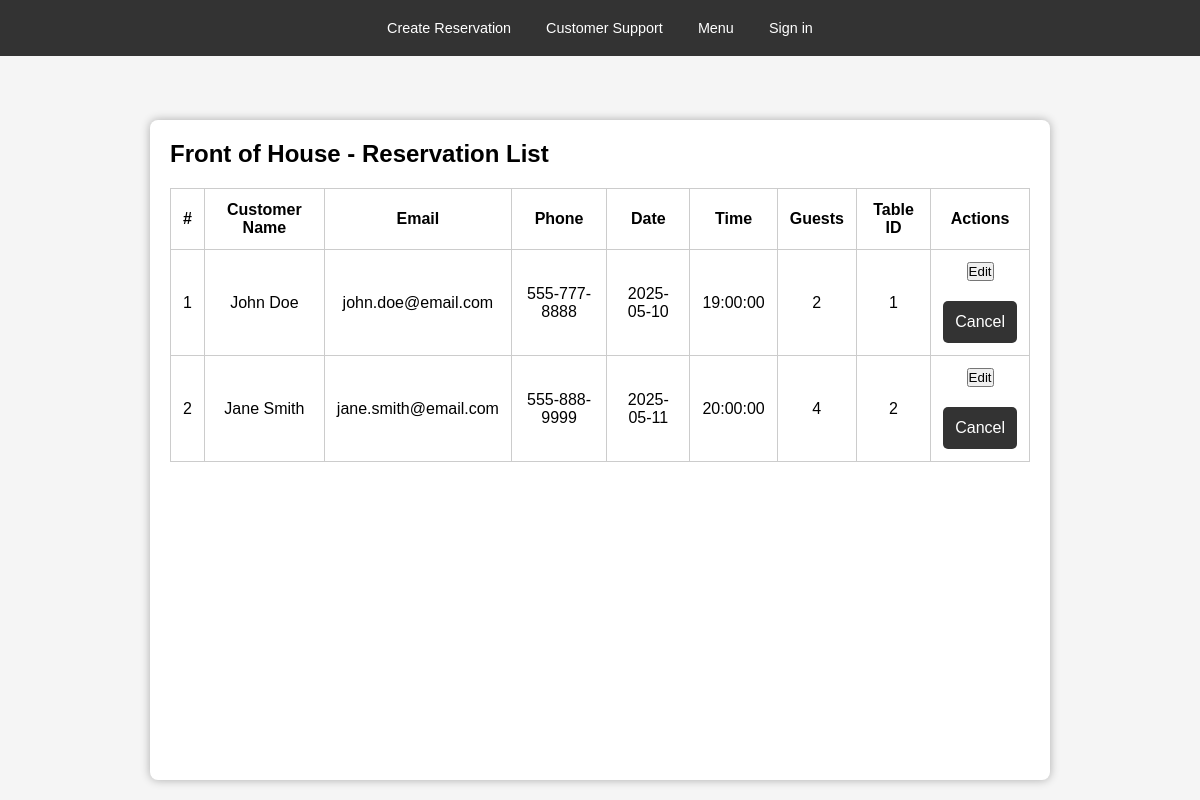
The page /reservations/foh on the database as committed earlier.
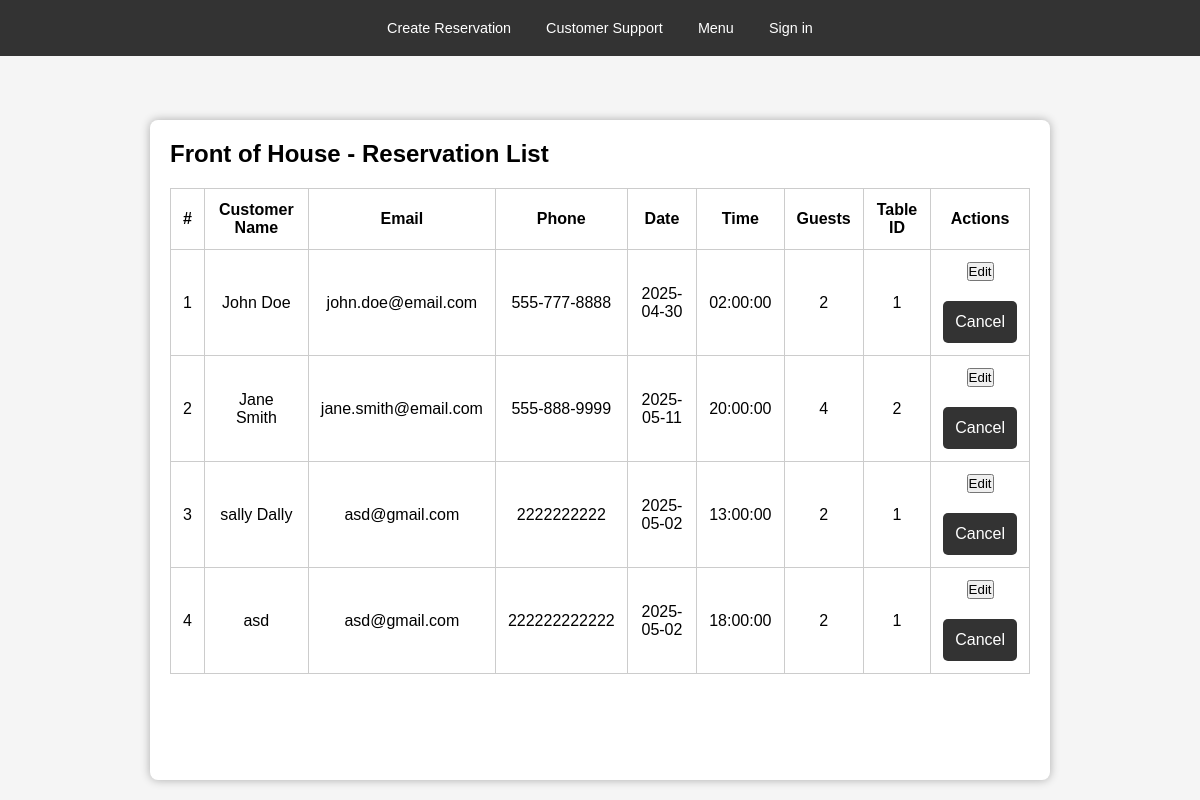
The same page on the database as committed later.
### app/models.py (models this page shows)
class Reservation(db.Model):
    id = db.Column(db.Integer, primary_key=True)
    customer_id = db.Column(db.Integer, db.ForeignKey('customer.id', ondelete="RESTRICT"), nullable=False)
    reservation_time = db.Column(db.DateTime, nullable=False)
    number_of_people = db.Column(db.Integer, nullable=False)
    table_id = db.Column(db.Integer, db.ForeignKey('tables.id', ondelete="RESTRICT"), nullable=False)
    reminder_logs = db.relationship('ReminderLog', backref='reservation', lazy=True)

class Customer(db.Model):
    id = db.Column(db.Integer, primary_key=True)
    first_name = db.Column(db.String(255), nullable=False)
    last_name = db.Column(db.String(255), nullable=False)
    email = db.Column(db.String(255), nullable=False)
    phone_number = db.Column(db.String(15), nullable=False)
    reservations = db.relationship('Reservation', backref='customer', lazy=True)
    reminder_logs = db.relationship('ReminderLog', backref='customer', lazy=True)

### app/routes/reservations_routes.py (the view)
@reservations_bp.route('/reservations/foh')
def reservations_foh():
    reservations = ReservationLogic.get_all_reservations_with_customer()
    return render_template('reservations_foh.html',
                           reservations=reservations)

### app/logic/reservation_logic.py (called while the page is built)
    @staticmethod
    def get_all_reservations_with_customer():
        return db.session.query(Reservation, Customer)\
            .join(Customer, Reservation.customer_id == Customer.id).all()

### templates/reservations_foh.html (shortened to what this page needs)
<!DOCTYPE html>
<html lang="en">
<head>
    <link rel="stylesheet" href="{{ url_for('static', filename='css/base.css') }}">
</head>
<body>
    {% include 'partials/nav.html' %}
    <section>
    <h1>Front of House - Reservation List</h1>
    <table>
        <thead>
            <tr>
                <th>#</th>
                <th>Customer Name</th>
                <th>Email</th>
                <th>Phone</th>
                <th>Date</th>
                <th>Time</th>
                <th>Guests</th>
                <th>Table ID</th>
                <th>Actions</th>
            </tr>
        </thead>
        <tbody>
            {% for res, customer in reservations %}
            <tr>
                <td>{{ loop.index }}</td>
                <td>{{ customer.first_name }} {{ customer.last_name }}</td>
                <td>{{ customer.email }}</td>
                <td>{{ customer.phone_number }}</td>
                <td>{{ res.reservation_time.date() }}</td>
                <td>{{ res.reservation_time.time() }}</td>
                <td>{{ res.number_of_people }}</td>
                <td>{{ res.table_id }}</td>
                <td>
                    <a href="{{ url_for('reservations.edit_reservation', id=res.id) }}">
                        <button class="action-btn">Edit</button>
                    </a>
                    <form class="action-form" method="POST" action="{{ url_for('reservations.cancel_reservation', id=res.id) }}">
                        <button class="action-btn" onclick="return confirm('Cancel this reservation?')">Cancel</button>
                    </form>
                </td>
            </tr>
            {% else %}
            <tr>
                <td colspan="9">No reservations found.</td>
            </tr>
            {% endfor %}
        </tbody>
    </table>
</section>
</body>
</html>

### templates/partials/nav.html (shortened to what this page needs)
<nav>
    <div class="nav-container">
        <div class="nav-links">
            {% if not session.get('username') %}
            <a href="{{ url_for('reservations.reservations_creation') }}">Create Reservation</a>
            <a href="{{ url_for('support.support_page') }}">Customer Support</a>
            <a href="{{ url_for('menu.menu') }}">Menu</a>
            <a href="{{ url_for('auth.sign_in') }}">Sign in</a>
            {% endif %}
        </div>
    </div>
</nav>

### static/css/base.css (style rules this page uses)
* { box-sizing: border-box; margin: 0; padding: 0; }
html, body { height: 100%; display: flex; flex-direction: column; font-family: Arial, sans-serif; background-color: #f5f5f5; }
nav { background-color: #333; position: fixed; top: 0; width: 100%; height: auto; z-index: 1000; }
.nav-container { max-width: 1000px; margin: auto; padding: 10px 20px; display: flex; justify-content:center; align-items: center; font-size: 0.9em; }
.nav-links { display: flex; gap: 7px; }
.nav-links a { color: white; text-decoration: none; padding: 10px 14px; border-radius: 4px; }
.container, section { flex: 1; max-width: 900px; width: 100%; margin: 120px auto 20px; padding: 20px; background-color: white; border-radius: 8px; box-shadow: 0 0 10px rgba(0,0,0,0.3); }
form { display: flex; flex-direction: column; gap: 15px; margin-top: 20px; }
form button { padding: 12px; background-color: #333; color: white; border: none; border-radius: 5px; font-size: 16px; cursor: pointer; }
table { width: 100%; border-collapse: collapse; margin-top: 20px; }
table th, table td { padding: 12px; border: 1px solid #ccc; text-align: center; }

Rows that differ between the two databases and show on the page:
changed Reservation "John": reservation_time "2025-05-10" → "2025-04-30"; reservation_time.time "19:00:00" → "02:00:00"
added Reservation: first_name "sally", last_name "Dally", email "asd@gmail.com", phone_number "2222222222", reservation_time "2025-05-02", reservation_time.time "13:00:00", number_of_people "2", table_id "1"
added Reservation: first_name "asd", email "asd@gmail.com", phone_number "222222222222", reservation_time "2025-05-02", reservation_time.time "18:00:00", number_of_people "2", table_id "1"
